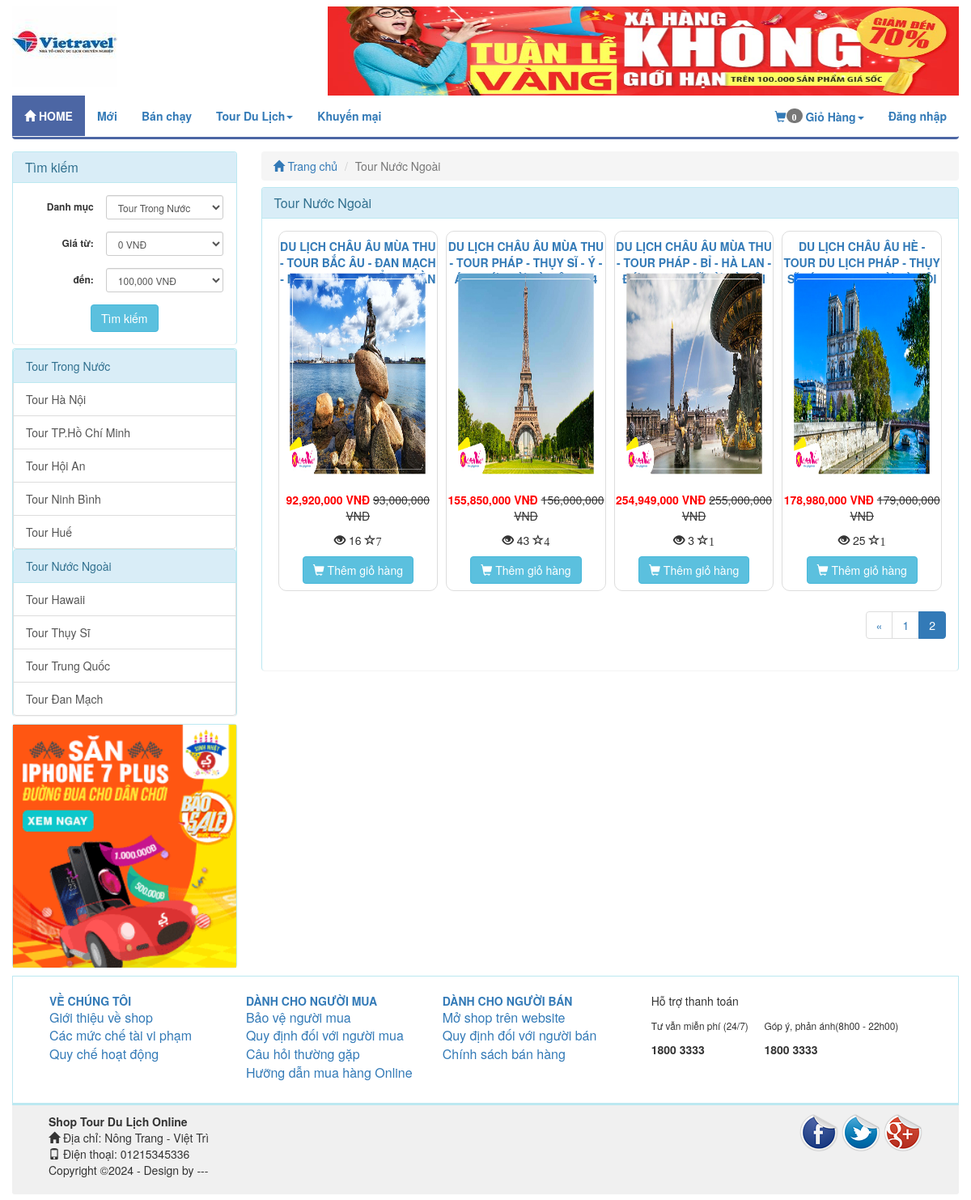
Screenshot of /product/catalog/8/8 with the database file from the repository.
### tables this page shows
CREATE TABLE `catalog` (
  `id` int(11) NOT NULL,
  `name` varchar(100) NOT NULL,
  `description` varchar(255) DEFAULT NULL,
  `parent_id` int(11) NOT NULL,
  `sort_order` tinyint(4) NOT NULL,
  `created` datetime NOT NULL
);

CREATE TABLE `product` (
  `id` int(255) NOT NULL,
  `catalog_id` int(11) NOT NULL,
  `name` varchar(255) NOT NULL,
  `content` text NOT NULL,
  `price` decimal(15,2) NOT NULL DEFAULT 0.00,
  `discount` int(11) DEFAULT 0,
  `image_link` varchar(100) NOT NULL,
  `image_list` text NOT NULL,
  `view` int(11) NOT NULL DEFAULT 0,
  `buyed` int(255) NOT NULL,
  `rate_total` int(255) NOT NULL DEFAULT 4,
  `rate_count` int(255) NOT NULL DEFAULT 1,
  `created` int(11) NOT NULL
);

### application/controllers/Product.php (called while the page is built, shortened)
<?php
class Product extends MY_Controller {
	public function __construct()
	{
		parent::__construct();
		$this->load->model('product_model');
		$this->load->model('catalog_model');
	}
	public function catalog()
	{
		$id = $this->uri->rsegment(3);
		$catalog = $this->catalog_model->get_info($id);
		$this->data['catalog_p'] = $catalog;
		$input = array();
		$total = $this->product_model->get_total($input);
		$this->data['total']=$total;
		$this->load->library('pagination');
		$base_url = base_url('product/catalog/'.$id);
		$per = 8;
		$uri = 4;
		$config = pagination($base_url,$total,$per,$uri);
		$segment = $this->uri->segment(4);
		$segment = intval($segment);
		$input['limit'] = array($config['per_page'],$segment);
		$product_list = $this->product_model->get_list($input);
		$this->data['product_list'] = $product_list;
		$this->data['temp']='site/product/catalog';
		$this->load->view('site/layoutsub',$this->data);
	}
}

### index.php (called while the page is built, shortened)
<?php
require_once BASEPATH.'core/CodeIgniter.php';

### application/core/MY_Model.php (called while the page is built, shortened)
<?php if ( ! defined('BASEPATH')) exit('No direct script access allowed');
class MY_Model extends CI_Model {
    var $table = '';
    var $key = 'id';
    var $order = '';
    function get_info($id, $field = '')
    {
        $where = array();
        $where[$this->key] = $id;
        return $this->get_info_rule($where, $field);
    }
    function get_info_rule($where = array(), $field= '')
    {
        $this->db->where($where);
        $query = $this->db->get($this->table);
        if ($query->num_rows())
        {
            return $query->row();
        }
        return FALSE;
    }
    function get_total($input = array())
    {
        $query = $this->db->get($this->table);
        return $query->num_rows();
    }
    function get_list($input = array())
    {
        $query = $this->db->get($this->table);
        return $query->result();
    }
    protected function get_list_set_input($input = array())
    {
        if ((isset($input['where'])) && $input['where'])
        {
            $this->db->where($input['where']);
        }
        if (isset($input['order'][0]) && isset($input['order'][1]))
        {
            $this->db->order_by($input['order'][0], $input['order'][1]);
        }
        else
        {
            $order = ($this->order == '') ? array($this->table.'.'.$this->key, 'desc') : $this->order;
            $this->db->order_by($order[0], $order[1]);
        }
        if (isset($input['limit'][0]) && isset($input['limit'][1]))
        {
            $this->db->limit($input['limit'][0], $input['limit'][1]);
        }
    }
}
?>

### application/core/MY_Controller.php (called while the page is built, shortened)
<?php
class MY_Controller extends CI_Controller {
	function __construct()
	{
		$controller = $this->uri->segment(1);
		switch ($controller) {
			default:
				$input = array();
				$input['where'] = array('parent_id' => '1');
				$input['order'] = array('sort_order', 'ASC');
				$catalog = $this->catalog_model->get_list($input);
				foreach ($catalog as $value) {
					$input= array();
					$input['where'] = array('parent_id' => $value->id);
					$input['order'] = array('sort_order', 'ASC');
					$sub = $this->catalog_model->get_list($input);
					$value->sub=$sub;
				}
				break;
		}
	}
}

### application/views/site/product/catalog.php (the view)
<div class="col-xs-12 col-sm-9 col-md-9 col-lg-9 clearpaddingr">
	<div class="col-xs-12 col-sm-12 col-md-12 col-lg-12 clearpadding">
		<ol class="breadcrumb">
		  <li><a href="<?php echo base_url(); ?>"><span class="glyphicon glyphicon-home" aria-hidden="true"></span> Trang chủ</a></li>
		  <li class="active"><?php echo $catalog_p->name; ?></li>
		</ol>
		<div class="panel panel-info">
		  <div class="panel-heading">
		    <h3 class="panel-title"><?php echo $catalog_p->name; ?></h3>
		  </div>
		  <div class="panel-body">
		  <?php if ($total > 0) { ?>
		  	<div class="col-xs-12 col-sm-12 col-md-12 col-lg-12 clearpadding">
		  		<?php foreach ($product_list as $value) {
		  			$name = covert_vi_to_en($value->name);
	  				$name = strtolower($name);
	  				 ?>
					<div class="col-xs-12 col-sm-6 col-md-3 col-lg-3 re-padding">
			  			<div class="product_item">
			  				<p class="product_name" ><a href="<?php echo base_url($name.'-p'.$value->id); ?>" ><?php echo $value->name; ?></a></p>
			  				<div class="product-image">
			  					<a href="<?php echo base_url('product/view/'.$value->id); ?>"><img src="<?php echo base_url(); ?>upload/product/<?php echo $value->image_link; ?>" alt="" class=""></a>
			  				</div>
			  				<?php if ($value->discount>0) {
			  					$new_price = $value->price - $value->discount; ?>
			  					<p><span class='price text-right'><?php echo number_format($new_price); ?> VNĐ</span> <del class="product-discount"><?php echo number_format($value->price); ?> VNĐ</del></p>
			  				<?php }else{ ?>
								<p><span class='price text-right'><?php echo number_format($value->price); ?> VNĐ</span></p>
			  				<?php	} ?>
							<p><span class="glyphicon glyphicon-eye-open" aria-hidden="true" title="Số lượt xem"></span> <?php echo $value->view; ?> <span class="glyphicon glyphicon-star-empty" aria-hidden="true" title="Số lượng đặt mua"><?php echo $value->buyed; ?></p>
							<a href="<?php echo base_url('cart/add/'.$value->id); ?>"><button class='btn btn-info'><span class="glyphicon glyphicon-shopping-cart" aria-hidden="true"></span> Thêm giỏ hàng</button></a>
			  			</div>
					</div>
				<?php } ?>
		  	</div>
			 <?php echo $this->pagination->create_links(); ?>
		  <?php }else{ ?>
		  	<p>Không có sản phẩm nào</p>
		  <?php	} ?>
		  </div>
		</div>
	</div>
</div>

### application/views/site/sidebar.php (shortened to what this page needs)
<?php
	$catalog_id = isset($catalog_id)?$catalog_id:NULL;
	$price_from = isset($price_from)?$price_from:NULL;
	$price_to = isset($price_to)?$price_to:NULL;
 ?>
<div class="col-xs-12 col-sm-3 col-md-3 col-lg-3 clearpaddingl">
	<div class="panel panel-info" style="margin-bottom: 5px;">
		<div class="panel-heading">
		    <h3 class="panel-title">Tìm kiếm</h3>
		</div>
	    <div class="panel-body">
	  	    <form class="form-horizontal text-center" method="post" action="<?php echo base_url('product/search'); ?>">
				<div class="form-group form-group-sm">
					<label class="col-sm-5 clearpaddingl control-label" for="formGroupInputSmall">Danh mục</label>
					<div class="col-sm-7" style="padding-left: 0px">
				    	<select class="form-control" name="catalog_id">
				    		<?php foreach ($catalog as $value) { ?>
							  	<option value="<?php echo $value->id; ?>" style='font-weight: bold' <?php if($value->id==$catalog_id) echo 'selected'; ?>><?php echo $value->name; ?></option>
								 </div>
							  	<?php } ?>
				    </div>
				</div>
				<div class="form-group form-group-sm">
					<label class="col-sm-5 control-label" for="formGroupInputSmall">Giá từ:</label>
					<div class="col-sm-7" style="padding-left: 0px">
				    	<select class="form-control" name="price_from">
				    	<?php for ($i=0; $i < 1000000000; $i = $i + 10000000) { ?>
				    		<option value="<?php echo $i ?>" <?php if($i==$price_from) echo 'selected'; ?>><?php echo number_format($i); ?> VNĐ</option>
				    	<?php } ?>
						</select>
				    </div>
				</div>
				<div class="form-group form-group-sm">
					<label class="col-sm-5 control-label" for="formGroupInputSmall">đến:</label>
					<div class="col-sm-7" style="padding-left: 0px">
				    	<select class="form-control" name="price_to">
				    	<?php for ($i=100000; $i < 1000000000; $i = $i + 10000000) { ?>
				    		<option value="<?php echo $i ?>" <?php if($i==$price_to) echo 'selected'; ?>><?php echo number_format($i); ?> VNĐ</option>
				    	<?php } ?>
						</select>
				    </div>
				</div>
				<button class="btn btn-info" type="submit" name='submit'>Tìm kiếm</button>
	    </div>
	</div>
	<div class="panel panel-info">
	  <div class="panel-body" style="padding:0px">
	  	<div class="list-group">
	  	<?php foreach ($catalog as $value)
	  	{
	  		$name = covert_vi_to_en($value->name);
	  		$name = strtolower($name);
	  	?>
	  	<div class="list-group">
	  		<a href="<?php echo base_url($name.'-c'.$value->id); ?>" class="list-group-item active">
		    <?php echo $value->name; ?>
		  	</a>
		  <?php foreach ($value->sub as $val) {
		  	$namesub = covert_vi_to_en($val->name);
	  		$namesub = strtolower($namesub);
	  		?>
		  	<a href="<?php echo base_url($namesub.'-c'.$val->id); ?>" class="list-group-item"><?php echo $val->name; ?></a>
		  <?php } ?>
		 </div>
	  	<?php } ?>
	    </div>
	  </div>
	</div>
	<div class="panel panel-info" style="margin-top:10px;margin-bottom:10px;">
	  <div class="panel-body" style="padding:0px;">
	  	<img style="width: 100%" src="<?php echo base_url('upload/qc.gif'); ?>" alt="">
	  </div>
	</div>
</div>

### public/site/css/style.css (style rules this page uses)
.clearpadding { padding-left: 0px; padding-right: 0px; }
.clearpaddingl { padding-left: 0px; }
.clearpaddingr { padding-right: 0px; }
.re-padding { padding-right: 5px; padding-left: 5px; }
.panel { margin-bottom: 0px; border-bottom:none; }
.product_item { border: 1px solid #DDDDDD; border-radius: 10px; text-align: center; padding-top: 8px; padding-bottom: 8px; margin-bottom: 5px; }
.product_name { max-height: 20px; text-transform: uppercase; font-size: 14px; color: #337ab7; font-weight: bold; }
.price { color: red; font-weight: bold; }
.product-image { margin-top:8px; margin-bottom:8px; }
.product-image img { width: 95%; height: 275px; -webkit-transform:scale(0.9); -moz-transform:scale(0.9); -o-transform:scale(0.9); transition: all .4s ease; -webkit-transition: all .4s ease; -moz-transition: all .4s ease; -o-transition: all .4s ease; }
.breadcrumb { margin-bottom: 8px; }
.list-group { margin-bottom: 0px; }
.list-group-item.active, .list-group-item.active:hover, .list-group-item.active:focus { color: #31708f; background-color: #d9edf7; border-color: #bce8f1; }

### rows the page displays
catalog: name "Tour Trong Nước"
catalog: name "Tour Hà Nội"
catalog: name "Tour TP.Hồ Chí Minh"
catalog: name "Tour Hội An"
catalog: name "Tour Ninh Bình"
catalog: name "Tour Huế"
catalog: name "Tour Nước Ngoài"
catalog: name "Tour Hawaii"
catalog: name "Tour Thụy Sĩ"
catalog: name "Tour Trung Quốc"
catalog: name "Tour Đan Mạch"
product: name "DU LỊCH CHÂU ÂU MÙA THU - TOUR BẮC ÂU - ĐAN MẠCH -…", image_link (picture), new_price "92,920,000", price "93,000,000", view "16", buyed "7"
product: name "DU LỊCH CHÂU ÂU MÙA THU - TOUR PHÁP - THỤY SĨ - Ý -…", image_link (picture), new_price "155,850,000", price "156,000,000", view "43", buyed "4"
product: name "DU LỊCH CHÂU ÂU MÙA THU - TOUR PHÁP - BỈ - HÀ LAN -…", image_link (picture), new_price "254,949,000", price "255,000,000", view "3", buyed "1"
product: name "DU LỊCH CHÂU ÂU HÈ - TOUR DU LỊCH PHÁP - THỤY SĨ…", image_link (picture), new_price "178,980,000", price "179,000,000", view "25", buyed "1"

### other values shown
$total_items "0"
$this->pagination->create_links() "« 1 2"
form field catalog_id "Tour Trong Nước"
form field price_from "0 VNĐ"
form field price_to "100,000 VNĐ"
